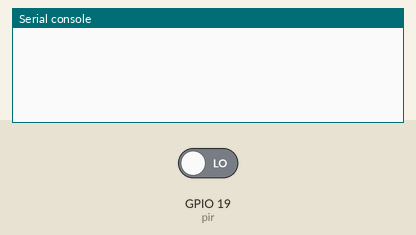
Bench run of a program on a simulated ESP32 board running MicroPython. Shown: the last lines printed to the serial console. The inputs (shaded band) are chosen by the test bench; at power-on: GPIO 19 (pir) LOW.

Above: at 1.2 s.
1.3 s: GPIO 19 (pir) driven HIGH
At 1.9 s:
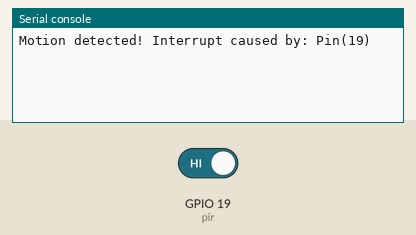
At 6.9 s:
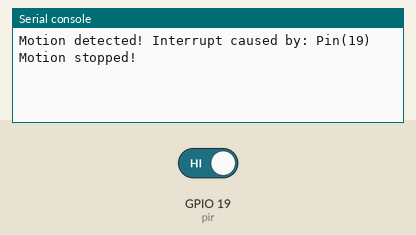

Measured:
- after the input at 1.3 s, the serial console: prints a new line at once (image 1)

The program:

PirMotionSensor_.py
```python
from machine import Pin
from time import sleep

motion = False

def handle_interrupt(pin):
  global motion
  motion = True
  global interrupt_pin
  interrupt_pin = pin

pir = Pin(19, Pin.IN)

pir.irq(trigger=Pin.IRQ_RISING, handler=handle_interrupt)

while True:
  if motion:
    print('Motion detected! Interrupt caused by:', interrupt_pin)
    sleep(5)
    print('Motion stopped!')
    motion = False
```
